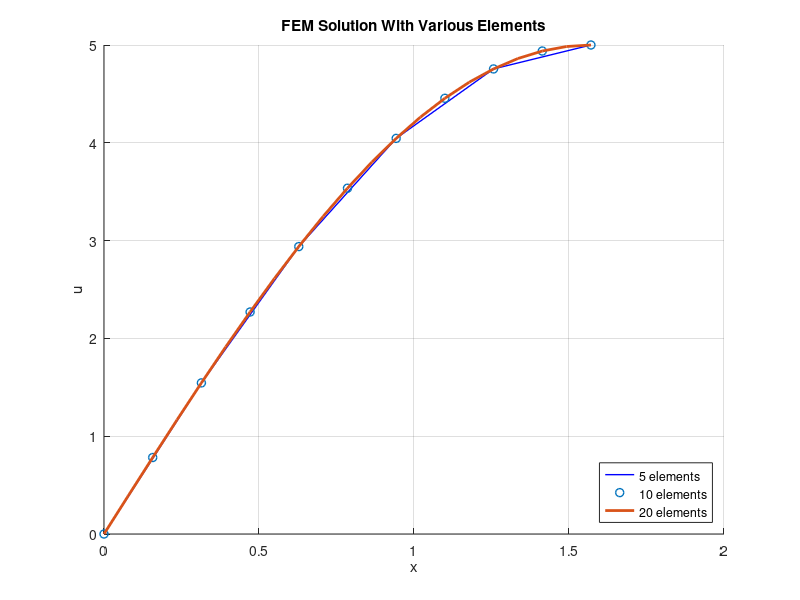
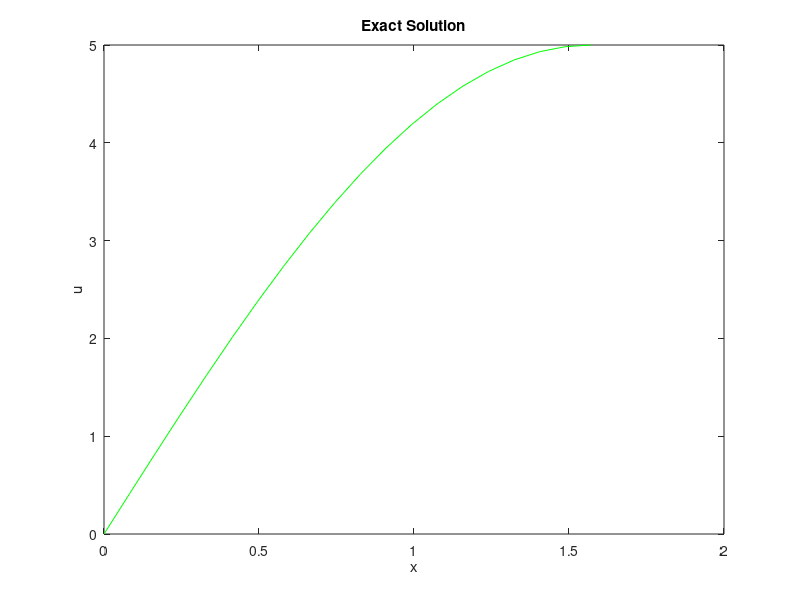
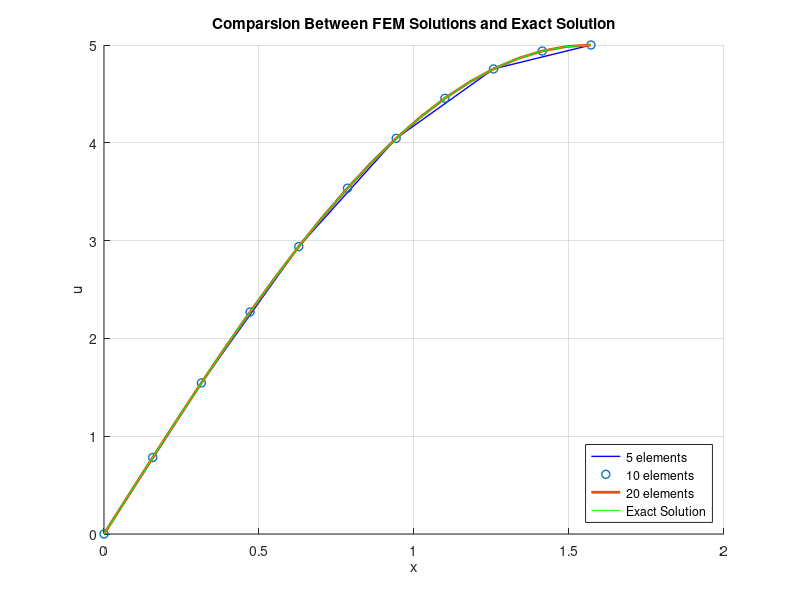
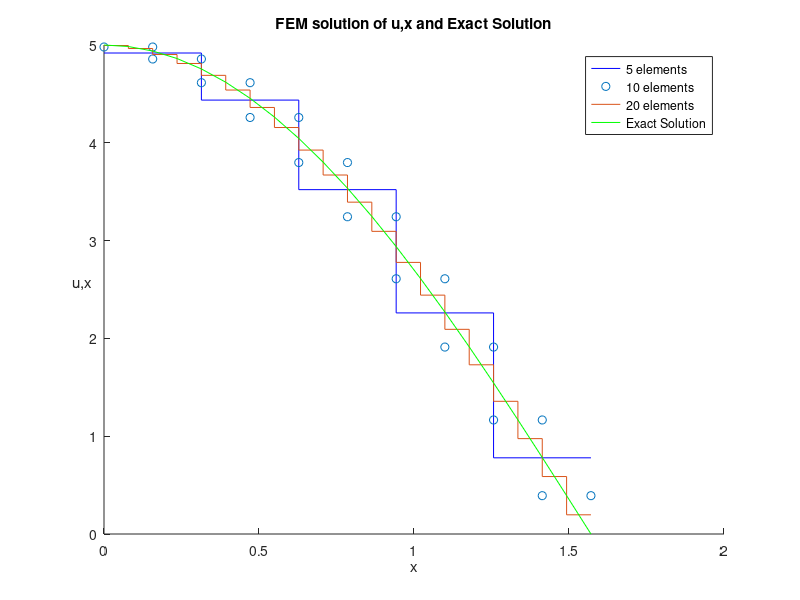

MATLAB code for these plots, in order:
close all; clear; clc

AE = 1/5;
L = pi/2; % Length of the whole domain
n = [5, 10, 20]; % Number of elements
u = zeros(21, 3); % u_1 is used to store the solution given by method 1
X = zeros(21,3);


for i = 1 : 3
    x = linspace(0, pi/2, n(i)+1).'; % Discretization
    X(1:n(i)+1,i) = x;
    l = L/n(i);
    k = AE/l; % "Spring Constant" in each local elements
    
    % Construction of K
    K = sparse(1:1+n(i), 1:1+n(i), [k, repmat(2*k,1, n(i)-1), k]) + ...
        sparse(1:n(i), 2:1+n(i), -k, n(i)+1, n(i)+1) + ...
        sparse(2:n(i)+1, 1:n(i), -k, n(i)+1, n(i)+1);
    
    % Construction of f
    x1 = x(1:end-1);
    x2 = x(2:end);
    F = l*[((x2 - x1).*cos(x1) + sin(x1) - sin(x2))./ ((x2 - x1).^2);0] + ...
        l*[0;((x1 - x2).*cos(x2) + sin(x2) - sin(x1))./ ((x2 - x1).^2)];
    
    % Solve Ku=F with BC W(0)=0
    u(2:n(i)+1,i) = K(2:n(i)+1, 2:n(i)+1)\F(2:n(i)+1); % Row 1 and Column1 eliminated by the
    
end

u

% Plots of FEM Solution
figure; hold on ; grid on ;
linestyle = ["bo-","k-.","r--"];
linewidth = [1,1,2];
for j = 1 : 3
    plot(X(1:n(j)+1,j),u(1:n(j)+1,j),linestyle(j),'LineWidth',linewidth(j))
end
title('FEM Solution With Various Elements'); xlabel('x'); ylabel('u')
legend('5 elements','10 elements','20 elements','Location','southeast'); hold off;

% Plots of Exaxt Solution
figure; grid on ;
x_exact = linspace(0,pi/2,20);
u_exact = 5*sin(x_exact);
plot(x_exact,u_exact,'g');
xlabel('x'); ylabel('u'); title('Exact Solution');

% Comparsion Between FEM and Exact Solution
figure; hold on; grid on;
for j = 1 : 3
    plot(X(1:n(j)+1,j),u(1:n(j)+1,j),linestyle(j),'LineWidth',linewidth(j))
end
plot(x_exact,u_exact,'g'); xlabel('x'); ylabel('u');
title('Comparsion Between FEM Solutions and Exact Solution');
legend('5 elements','10 elements','20 elements','Exact Solution','Location','southeast');

% Nov 19 2019 Late Turn in Part
u_x = zeros(20,3);
linestyle = ["bo-","k*-","rx-"];
figure; hold on;
for i = 1 : 3
    element_l = L/n(i); % Element Length
    u_x(1:n(i),i) = (1/element_l)*(u(2:n(i)+1,i) - u(1:n(i),i));
end

for i = 1 : 3
    x = linspace(0, pi/2, n(i)+1).';
    x_plot = repelem(x,2);
    x_plot(1) = []; x_plot(end) = [];
    u_x_plot = repelem(u_x(1:n(i),i),2);
    plot(x_plot,u_x_plot,linestyle(i));
%     for j = 1 : n(i)
%         x = linspace(0, pi/2, n(i)+1).';
%         plot(x(j:j+1), repmat(u_x(j,i),1,2), linestyle(i))
%     end
end

% Plots of Exaxt u_x
x_exact = linspace(0,pi/2,21);
u_x_exact = 5*cos(x_exact);
plot(x_exact,u_x_exact,'g');

xlabel('x')
ylabel('u,x','Rotation', 360)
title('FEM solution of u,x and Exact Solution');
legend('5 elements','10 elements','20 elements','Exact Solution')






